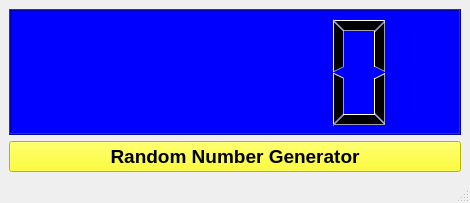
<?xml version="1.0" encoding="UTF-8"?>
<ui version="4.0">
 <class>MainWindow</class>
 <widget class="QMainWindow" name="MainWindow">
  <property name="geometry">
   <rect>
    <x>0</x>
    <y>0</y>
    <width>470</width>
    <height>203</height>
   </rect>
  </property>
  <property name="windowTitle">
   <string>Random Number Gen. QtDesigner</string>
  </property>
  <property name="windowIcon">
   <iconset>
    <normaloff>../icon/icons8-formulario-de-entrada-de-números-80.png</normaloff>../icon/icons8-formulario-de-entrada-de-números-80.png</iconset>
  </property>
  <property name="toolTip">
   <string>Generador de Números aleatorios implementado en QtDesigner</string>
  </property>
  <widget class="QWidget" name="centralwidget">
   <layout class="QHBoxLayout" name="horizontalLayout">
    <item>
     <layout class="QVBoxLayout" name="verticalLayout">
      <item>
       <layout class="QVBoxLayout" name="verticalLayout_2">
        <item>
         <widget class="QLCDNumber" name="lcdNumber">
          <property name="styleSheet">
           <string notr="true">QLCDNumber{
background-color:rgb(0,0,255)
}

</string>
          </property>
         </widget>
        </item>
        <item>
         <widget class="QPushButton" name="pushButton">
          <property name="font">
           <font>
            <pointsize>14</pointsize>
            <weight>75</weight>
            <bold>true</bold>
           </font>
          </property>
          <property name="styleSheet">
           <string notr="true">QPushButton{
background-color:rgb(255, 255, 0)
}
</string>
          </property>
          <property name="text">
           <string>Random Number Generator</string>
          </property>
         </widget>
        </item>
       </layout>
      </item>
     </layout>
    </item>
   </layout>
  </widget>
  <widget class="QMenuBar" name="menubar">
   <property name="geometry">
    <rect>
     <x>0</x>
     <y>0</y>
     <width>470</width>
     <height>21</height>
    </rect>
   </property>
  </widget>
  <widget class="QStatusBar" name="statusbar"/>
 </widget>
 <resources/>
 <connections/>
</ui>
